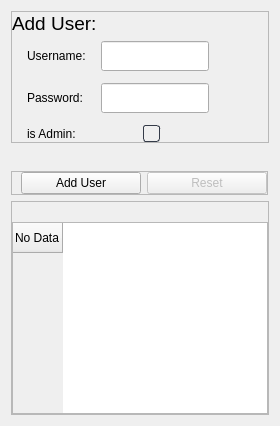
               <widget class="QWidget" name="page_3">
                <layout class="QVBoxLayout" name="verticalLayout_12">
                 <item>
                  <widget class="QFrame" name="frame_14">
                   <property name="maximumSize">
                    <size>
                     <width>16777215</width>
                     <height>250</height>
                    </size>
                   </property>
                   <property name="styleSheet">
                    <string notr="true"> QCheckBox::indicator {
    border: 1px solid rgb(52, 59, 72);
	width: 15px;
	height: 15px;
	border-radius: 3px;
}
QCheckBox::indicator:hover {
    background-color: rgba(100, 150, 200, 0.2); /* Add a light background on hover */
}
QCheckBox::indicator:unchecked {
    border: 1px solid rgb(52, 59, 72);
}

QCheckBox::indicator:checked {
    background-color:#48ACAc;
    border: 1px solid rgb(0, 200, 100); /* Color when checked */
	background-image: url(:/images/images/cil-check-alt.png);
}</string>
                   </property>
                   <property name="frameShape">
                    <enum>QFrame::StyledPanel</enum>
                   </property>
                   <property name="frameShadow">
                    <enum>QFrame::Raised</enum>
                   </property>
                   <layout class="QVBoxLayout" name="verticalLayout_13">
                    <property name="leftMargin">
                     <number>0</number>
                    </property>
                    <property name="topMargin">
                     <number>0</number>
                    </property>
                    <property name="rightMargin">
                     <number>0</number>
                    </property>
                    <property name="bottomMargin">
                     <number>0</number>
                    </property>
                    <item>
                     <widget class="QLabel" name="label_16">
                      <property name="maximumSize">
                       <size>
                        <width>16777215</width>
                        <height>30</height>
                       </size>
                      </property>
                      <property name="styleSheet">
                       <string notr="true">color:black;
font: 14pt ;
</string>
                      </property>
                      <property name="text">
                       <string>Add User:</string>
                      </property>
                     </widget>
                    </item>
                    <item>
                     <layout class="QGridLayout" name="gridLayout_3">
                      <property name="leftMargin">
                       <number>15</number>
                      </property>
                      <property name="horizontalSpacing">
                       <number>15</number>
                      </property>
                      <property name="verticalSpacing">
                       <number>12</number>
                      </property>
                      <item row="2" column="2" alignment="Qt::AlignHCenter">
                       <widget class="QCheckBox" name="isAdminCheckBox">
                        <property name="text">
                         <string/>
                        </property>
                       </widget>
                      </item>
                      <item row="2" column="0">
                       <widget class="QLabel" name="label_17">
                        <property name="text">
                         <string>is Admin:</string>
                        </property>
                       </widget>
                      </item>
                      <item row="1" column="2">
                       <widget class="QLineEdit" name="txtPassword">
                        <property name="minimumSize">
                         <size>
                          <width>0</width>
                          <height>30</height>
                         </size>
                        </property>
                       </widget>
                      </item>
                      <item row="0" column="2">
                       <widget class="QLineEdit" name="txtUsername">
                        <property name="minimumSize">
                         <size>
                          <width>0</width>
                          <height>30</height>
                         </size>
                        </property>
                       </widget>
                      </item>
                      <item row="0" column="0">
                       <widget class="QLabel" name="label_14">
                        <property name="text">
                         <string>Username:</string>
                        </property>
                       </widget>
                      </item>
                      <item row="1" column="0">
                       <widget class="QLabel" name="label_15">
                        <property name="text">
                         <string>Password:</string>
                        </property>
                       </widget>
                      </item>
                      <item row="1" column="3">
                       <spacer name="horizontalSpacer_2">
                        <property name="orientation">
                         <enum>Qt::Horizontal</enum>
                        </property>
                        <property name="sizeHint" stdset="0">
                         <size>
                          <width>40</width>
                          <height>20</height>
                         </size>
                        </property>
                       </spacer>
                      </item>
                     </layout>
                    </item>
                   </layout>
                  </widget>
                 </item>
                 <item>
                  <widget class="QLabel" name="lblError">
                   <property name="font">
                    <font>
                     <family>Bahnschrift SemiCondensed</family>
                     <pointsize>9</pointsize>
                     <weight>50</weight>
                     <italic>false</italic>
                     <bold>false</bold>
                    </font>
                   </property>
                   <property name="styleSheet">
                    <string notr="true">font: 8.5pt &quot;Bahnschrift SemiCondensed&quot;;
margin-left:0px;
color:red;</string>
                   </property>
                   <property name="text">
                    <string/>
                   </property>
                   <property name="alignment">
                    <set>Qt::AlignCenter</set>
                   </property>
                  </widget>
                 </item>
                 <item alignment="Qt::AlignHCenter">
                  <widget class="QFrame" name="frame_15">
                   <property name="minimumSize">
                    <size>
                     <width>0</width>
                     <height>0</height>
                    </size>
                   </property>
                   <property name="frameShape">
                    <enum>QFrame::StyledPanel</enum>
                   </property>
                   <property name="frameShadow">
                    <enum>QFrame::Raised</enum>
                   </property>
                   <layout class="QHBoxLayout" name="horizontalLayout_6">
                    <property name="topMargin">
                     <number>0</number>
                    </property>
                    <property name="rightMargin">
                     <number>0</number>
                    </property>
                    <property name="bottomMargin">
                     <number>0</number>
                    </property>
                    <item>
                     <widget class="QPushButton" name="btnAddNewUser">
                      <property name="minimumSize">
                       <size>
                        <width>120</width>
                        <height>0</height>
                       </size>
                      </property>
                      <property name="cursor">
                       <cursorShape>PointingHandCursor</cursorShape>
                      </property>
                      <property name="text">
                       <string>Add User</string>
                      </property>
                     </widget>
                    </item>
                    <item>
                     <widget class="QPushButton" name="btnResetUser">
                      <property name="enabled">
                       <bool>false</bool>
                      </property>
                      <property name="minimumSize">
                       <size>
                        <width>120</width>
                        <height>0</height>
                       </size>
                      </property>
                      <property name="cursor">
                       <cursorShape>PointingHandCursor</cursorShape>
                      </property>
                      <property name="text">
                       <string>Reset</string>
                      </property>
                      <property name="checkable">
                       <bool>false</bool>
                      </property>
                     </widget>
                    </item>
                   </layout>
                  </widget>
                 </item>
                 <item>
                  <widget class="QFrame" name="frame_13">
                   <property name="frameShape">
                    <enum>QFrame::StyledPanel</enum>
                   </property>
                   <property name="frameShadow">
                    <enum>QFrame::Raised</enum>
                   </property>
                   <layout class="QVBoxLayout" name="verticalLayout_14">
                    <property name="spacing">
                     <number>0</number>
                    </property>
                    <property name="leftMargin">
                     <number>0</number>
                    </property>
                    <property name="topMargin">
                     <number>20</number>
                    </property>
                    <property name="rightMargin">
                     <number>0</number>
                    </property>
                    <property name="bottomMargin">
                     <number>0</number>
                    </property>
                    <item>
                     <widget class="QTableWidget" name="userDataTable">
                      <property name="gridStyle">
                       <enum>Qt::SolidLine</enum>
                      </property>
                      <property name="sortingEnabled">
                       <bool>false</bool>
                      </property>
                      <attribute name="verticalHeaderShowSortIndicator" stdset="0">
                       <bool>true</bool>
                      </attribute>
                      <row>
                       <property name="text">
                        <string>No Data</string>
                       </property>
                      </row>
                     </widget>
                    </item>
                   </layout>
                  </widget>
                 </item>
                </layout>
               </widget>
